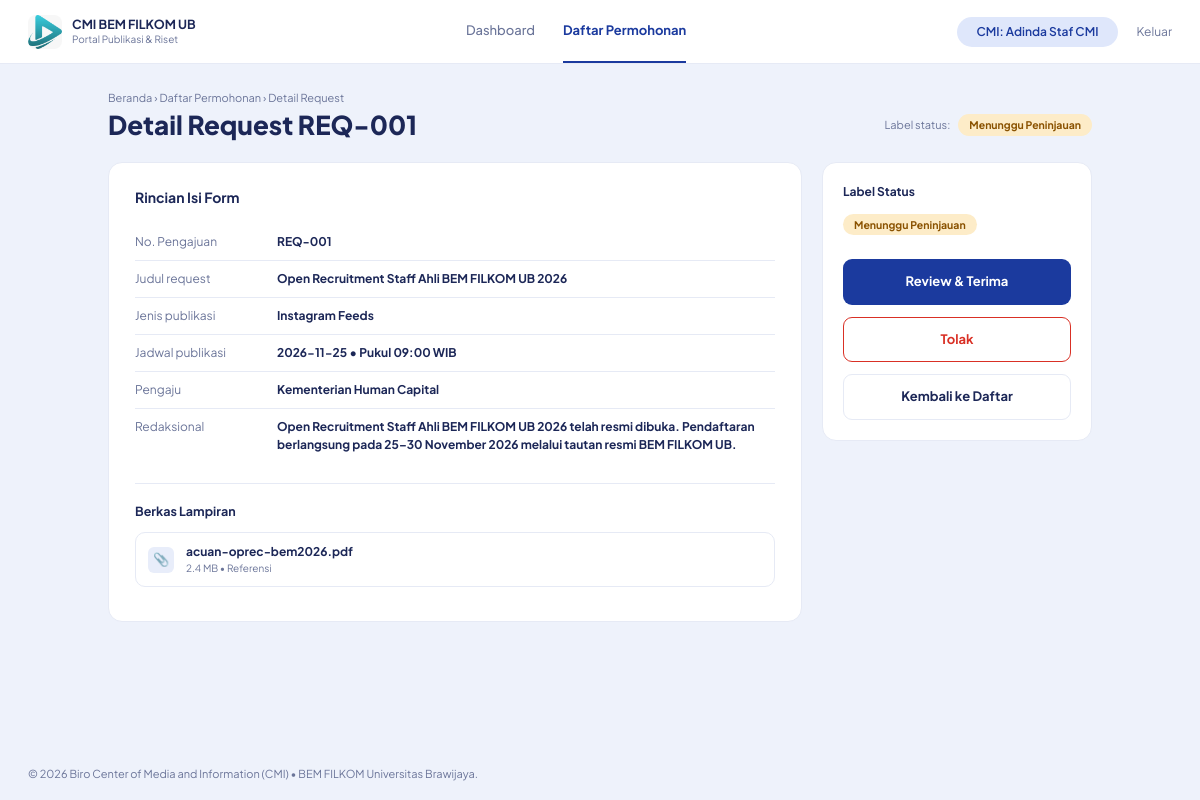
The app's page /views/admin/daftar-permohonan.php?id=REQ-001, older data.
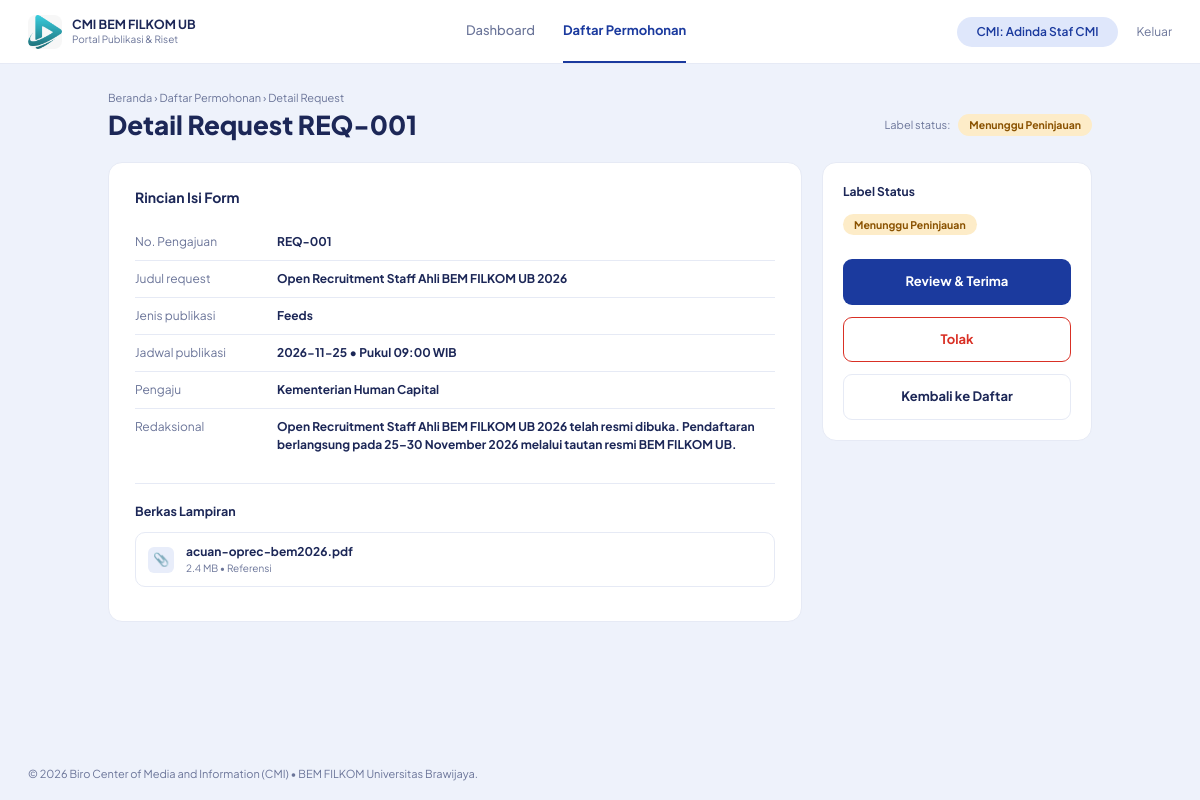
The same page, newer data.
### tables this page shows
CREATE TABLE `PENGAJUAN` (
    `idPengajuan` VARCHAR(30) NOT NULL,
    `idPengaju` VARCHAR(20) NOT NULL,
    `kementerianId` VARCHAR(20) NULL,
    `judulRequest` VARCHAR(200) NOT NULL,
    `tanggalPengajuan` DATE NOT NULL,
    `tanggal_publikasi` DATE NULL,
    `jam_publikasi` VARCHAR(10) NULL DEFAULT '09:00',
    `jenis_konten` VARCHAR(50) DEFAULT 'Feeds',
    `targetTanggal` DATE NULL,
    `targetJam` VARCHAR(10) NULL DEFAULT '09:00',
    `jenisMedia` VARCHAR(50) DEFAULT 'Feeds',
    `detailKonten` TEXT NOT NULL,
    `statusPengajuan` VARCHAR(40) NOT NULL DEFAULT 'Dalam Antrian',
    `status_pengajuan` VARCHAR(40) NOT NULL DEFAULT 'Dalam Antrian',
    `catatanKelengkapan` TEXT NULL,
    `alasanPenolakan` TEXT NULL,
    `sisaWaktuVerifikasi` INT NOT NULL DEFAULT 3600,
    PRIMARY KEY (`idPengajuan`),
    CONSTRAINT `fk_pengajuan_pengaju` FOREIGN KEY (`idPengaju`) REFERENCES `PENGAJU_INTERNAL` (`idPengaju`) ON DELETE CASCADE,
    CONSTRAINT `fk_pengajuan_kementerian` FOREIGN KEY (`kementerianId`) REFERENCES `KEMENTERIAN` (`kementerianId`) ON DELETE SET NULL
);

CREATE TABLE `KEMENTERIAN` (
    `kementerianId` VARCHAR(20) NOT NULL,
    `asalKementerian` VARCHAR(100) NOT NULL,
    PRIMARY KEY (`kementerianId`)
);

### views/admin/daftar-permohonan.php (the view, shortened to what the changed rows need)
<?php
require_once __DIR__ . '/../../config/koneksi.php';
$daftarRequest = [];
if ($koneksi) {
  $sql = "
        SELECT p.*, k.asalKementerian, pi.nama AS namaPengaju
        FROM PENGAJUAN p
        LEFT JOIN KEMENTERIAN k ON p.kementerianId = k.kementerianId
        LEFT JOIN PENGAJU_INTERNAL pi ON p.idPengaju = pi.idPengaju
        ORDER BY p.tanggalPengajuan DESC, p.idPengajuan DESC
    ";
  $res = mysqli_query($koneksi, $sql);
  if ($res) {
    while ($row = mysqli_fetch_assoc($res)) {
      $daftarRequest[] = $row;
    }
  }
}
$selectedId = $_GET['id'] ?? null;
$detailData = null;
$berkasList = [];
if ($selectedId && $koneksi) {
  $safeId = mysqli_real_escape_string($koneksi, $selectedId);
  $qDetail = mysqli_query($koneksi, "
        SELECT p.*, k.asalKementerian, pi.nama AS namaPengaju, pi.email AS emailPengaju
        FROM PENGAJUAN p
        LEFT JOIN KEMENTERIAN k ON p.kementerianId = k.kementerianId
        LEFT JOIN PENGAJU_INTERNAL pi ON p.idPengaju = pi.idPengaju
        WHERE p.idPengajuan = '$safeId'
    ");
  if ($qDetail && mysqli_num_rows($qDetail) > 0) {
    $detailData = mysqli_fetch_assoc($qDetail);
    $qB = mysqli_query($koneksi, "SELECT * FROM BERKAS_LAMPIRAN WHERE idPengajuan = '$safeId'");
    if ($qB) {
      while ($b = mysqli_fetch_assoc($qB)) {
        $berkasList[] = $b;
      }
    }
  }
}
function getBadgeClass($status)
{
  switch ($status) {
    case 'Menunggu Peninjauan':
      return 's-wait';
  }
}
?>
<!DOCTYPE html>
<html lang="id">
<head>
</head>
<body>
  <main>
    <?php if (!$detailData): ?>
      <section id="viewDaftar" aria-labelledby="hDaftar">
        <div class="crumb"><a href="dashboard-cmi.php">Beranda</a> › Daftar Permohonan</div>
        <div class="titlebar">
          <div>
            <h1 id="hDaftar" tabindex="-1">Daftar Permohonan</h1>
            <p class="sub">Seluruh request masuk beserta label status.</p>
          </div>
        </div>
        <div class="card tbl-wrap">
          <table>
            <thead>
              <tr>
                <th>No. Pengajuan</th>
                <th>Judul &amp; Jenis</th>
                <th>Tanggal Publikasi</th>
                <th>Pengaju / Kementerian</th>
                <th>Label Status</th>
                <th></th>
              </tr>
            </thead>
            <tbody id="listBody">
              <?php if (!empty($daftarRequest)): ?>
                <?php foreach ($daftarRequest as $r):
                  $instansi = $r['asalKementerian'] ?: ($r['namaPengaju'] ?: 'Pengaju Internal');
                  $badgeCls = getBadgeClass($r['statusPengajuan']);
                  ?>
                  <tr onclick="location.href='daftar-permohonan.php?id=<?= urlencode($r['idPengajuan']) ?>'" tabindex="0">
                    <td class="no"><?= htmlspecialchars($r['idPengajuan']) ?></td>
                    <td>
                      <strong><?= htmlspecialchars($r['judulRequest']) ?></strong><br>
                      <small
                        style="color:var(--muted);"><?= htmlspecialchars($r['jenisMedia'] ?? 'Instagram Feeds') ?></small>
                    </td>
                    <td>
                      <?= htmlspecialchars($r['targetTanggal'] ?? $r['tanggalPengajuan']) ?>
                      <?= !empty($r['targetJam']) ? '<br><small style="color:var(--muted); font-weight:600;">' . htmlspecialchars($r['targetJam']) . ' WIB</small>' : '' ?>
                    </td>
                    <td><?= htmlspecialchars($instansi) ?></td>
                    <td><span class="badge <?= $badgeCls ?>"><?= htmlspecialchars($r['statusPengajuan']) ?></span></td>
                    <td class="go">›</td>
                  </tr>
                <?php endforeach; ?>
              <?php else: ?>
                <tr>
                  <td class="empty" colspan="6">Belum ada request masuk.</td>
                </tr>
              <?php endif; ?>
            </tbody>
          </table>
        </div>
      </section>
    <?php else:
      $instansi = $detailData['asalKementerian'] ?: ($detailData['namaPengaju'] ?: 'Pengaju Internal');
      $badgeCls = getBadgeClass($detailData['statusPengajuan']);
      $canAct = ($detailData['statusPengajuan'] === 'Ditinjau' || $detailData['statusPengajuan'] === 'Menunggu Peninjauan');
      ?>
      <section id="viewDetail" aria-labelledby="hDetail">
        <div class="crumb">
          <a href="dashboard-cmi.php">Beranda</a> › <a href="daftar-permohonan.php">Daftar Permohonan</a> › Detail Request
        </div>
        <div class="titlebar">
          <h1 id="hDetail" tabindex="-1">Detail Request <?= htmlspecialchars($detailData['idPengajuan']) ?></h1>
          <div class="status-top">Label status: <span id="topBadge"
              class="badge <?= $badgeCls ?>"><?= htmlspecialchars($detailData['statusPengajuan']) ?></span></div>
        </div>
        <div class="grid">
          <div class="card panel">
            <h2>Rincian Isi Form</h2>
            <dl>
              <div class="row">
                <dt>No. Pengajuan</dt>
                <dd><?= htmlspecialchars($detailData['idPengajuan']) ?></dd>
              </div>
              <div class="row">
                <dt>Judul request</dt>
                <dd><?= htmlspecialchars($detailData['judulRequest']) ?></dd>
              </div>
              <div class="row">
                <dt>Jenis publikasi</dt>
                <dd><?= htmlspecialchars($detailData['jenisMedia'] ?? 'Instagram Feeds') ?></dd>
              </div>
              <div class="row">
                <dt>Jadwal publikasi</dt>
                <dd>
                  <?= htmlspecialchars($detailData['targetTanggal'] ?? $detailData['tanggalPengajuan']) ?>
                  <?= !empty($detailData['targetJam']) ? ' • Pukul ' . htmlspecialchars($detailData['targetJam']) . ' WIB' : '' ?>
                </dd>
              </div>
              <div class="row">
                <dt>Pengaju</dt>
                <dd><?= htmlspecialchars($instansi) ?></dd>
              </div>
              <div class="row">
                <dt>Redaksional</dt>
                <dd style="white-space:pre-line;"><?= htmlspecialchars($detailData['detailKonten']) ?></dd>
              </div>
            </dl>
            <div class="sect">
              <h3>Berkas Lampiran</h3>
              <div id="dFiles">
                <?php if (!empty($berkasList)): ?>
                  <?php foreach ($berkasList as $f): ?>
                    <a href="../../<?= htmlspecialchars($f['pathPenyimpanan']) ?>" target="_blank" class="file">
                      <span class="ficon">📎</span>
                      <span>
                        <span class="fname"><?= htmlspecialchars($f['namaBerkas']) ?></span>
                        <span class="fsize"><?= htmlspecialchars($f['ukuranBerkas']) ?> MB •
                          <?= htmlspecialchars($f['kategoriBerkas']) ?></span>
                      </span>
                    </a>
                  <?php endforeach; ?>
                <?php else: ?>
                  <p style="font-size:12px; color:var(--muted);">Tidak ada berkas lampiran.</p>
                <?php endif; ?>
              </div>
            </div>
          </div>
          <aside>
            <div class="card side">
              <h2>Label Status</h2>
              <span id="sideBadge" class="badge <?= $badgeCls ?>"
                style="margin-bottom:12px;"><?= htmlspecialchars($detailData['statusPengajuan']) ?></span>
              <div id="actions">
                <?php if ($canAct): ?>
                  <a href="detail-review.php?id=<?= urlencode($detailData['idPengajuan']) ?>" class="btn primary">Review
                    &amp; Terima</a>
                  <a href="modal-tolak.php?id=<?= urlencode($detailData['idPengajuan']) ?>" class="btn danger">Tolak</a>
                <?php else: ?>
                  <a href="detail-review.php?id=<?= urlencode($detailData['idPengajuan']) ?>" class="btn secondary">Lihat
                    Detail Lengkap</a>
                <?php endif; ?>
                <a href="daftar-permohonan.php" class="btn"
                  style="background:#fff; border:1px solid var(--line); color:var(--ink);">Kembali ke Daftar</a>
              </div>
            </div>
          </aside>
        </div>
      </section>
    <?php endif; ?>
  </main>
</body>
</html>

Row changes from the older to the newer data that the page shows:
changed pengajuan "REQ-001": jenisMedia "Instagram Feeds" → "Feeds"
